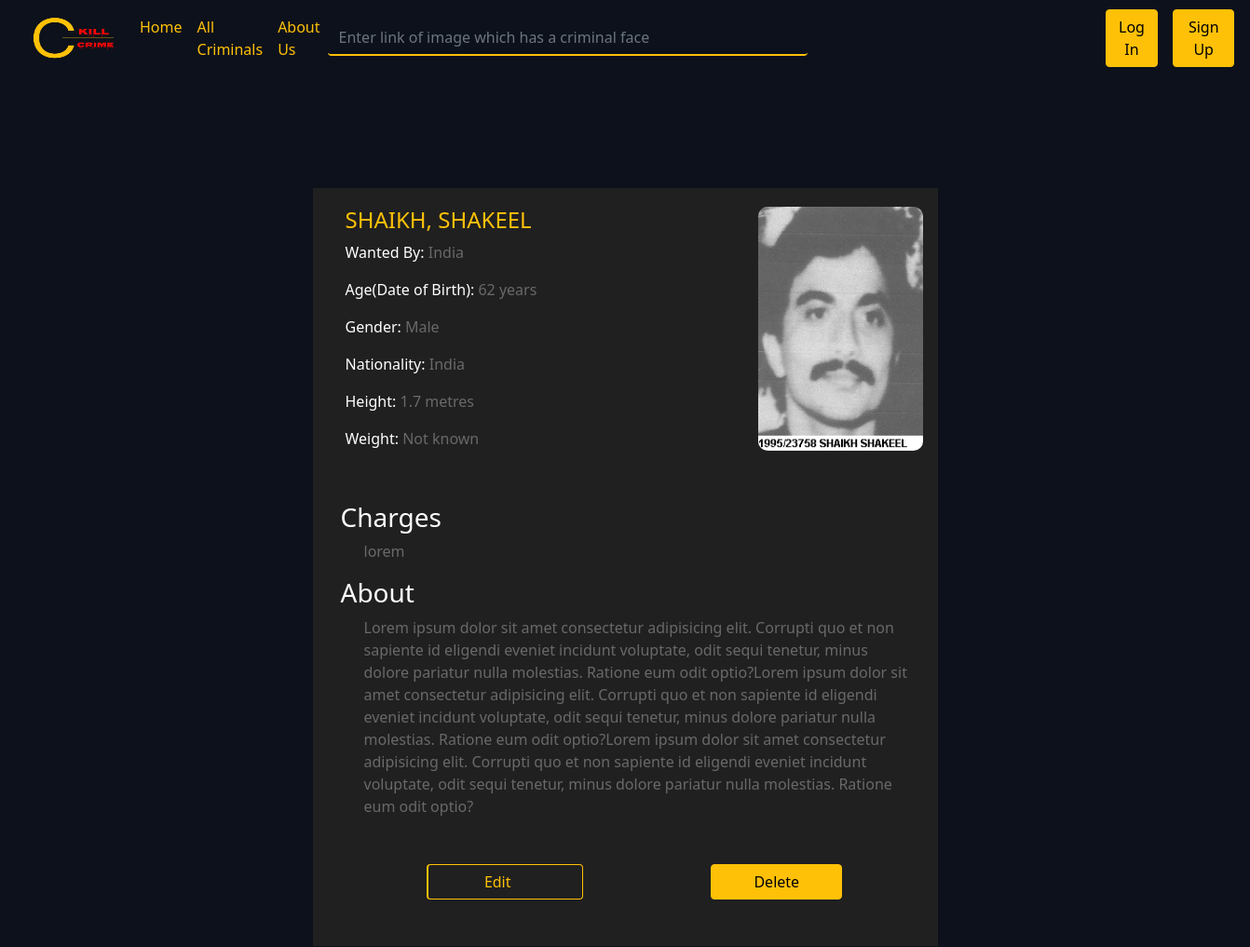
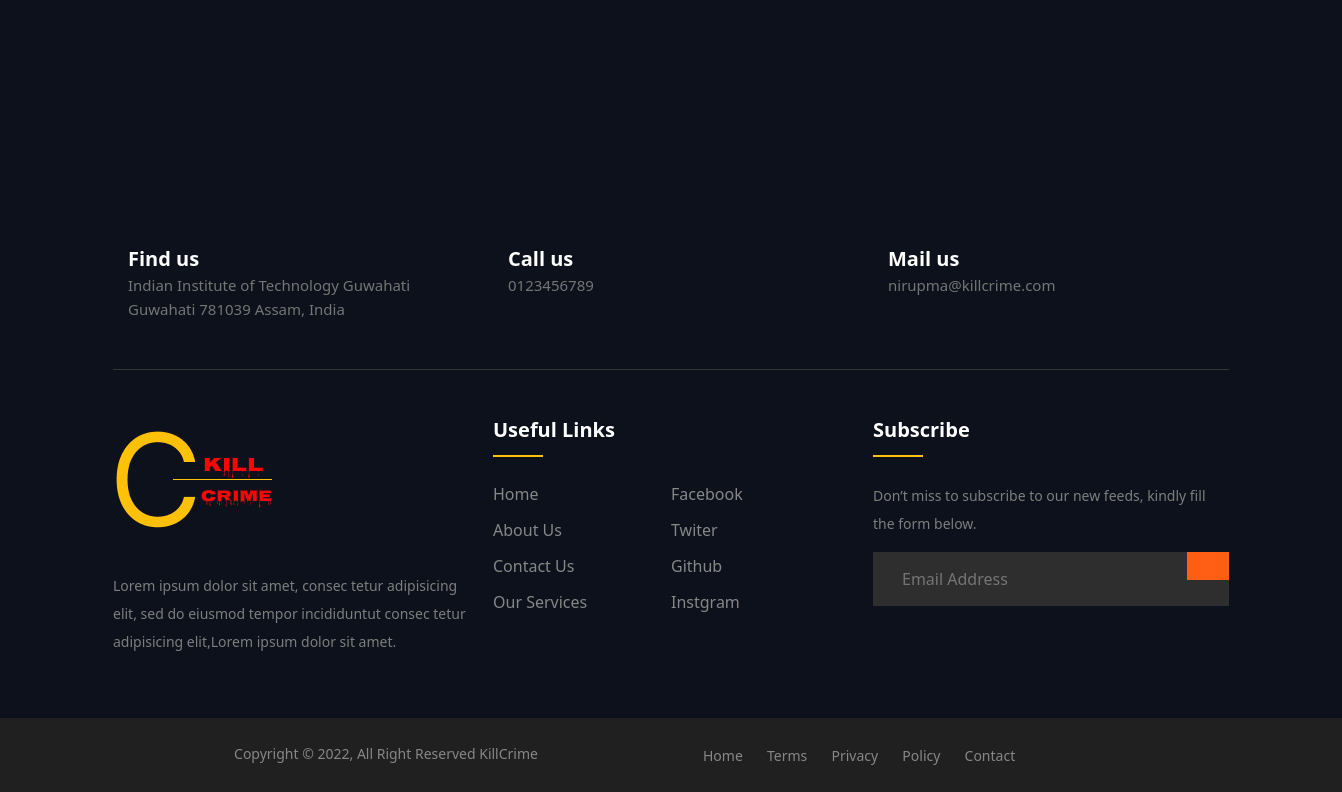
Page /viewCriminal/2 on the committed database (2 pictures, top to bottom).
### app1/models.py (models this page shows, shortened)
class Criminal(models.Model):
    crim_id = models.AutoField(primary_key=True)
    name = models.CharField(max_length=500)
    image = models.ImageField(upload_to = "app1/images",default="")
    age = models.CharField(max_length=50,default="Not known")
    nationality = models.CharField(max_length=100,default="Not known")
    gender = models.CharField(max_length=20,default="Male")
    weight = models.CharField(max_length=50,default="Not known")
    height = models.CharField(max_length=50,default="Not known")
    isWanted = models.BooleanField(default=False)
    wantedInCountry=models.CharField(max_length=100,default=" ")
    charges = models.CharField(max_length=1000,default="")
    about = models.CharField(max_length=10000,default="")

### app1/views.py (the view)
# urls.py: path('viewCriminal/<int:crim_id>', views.viewCriminal, name="viewCriminal"),
def viewCriminal(request,crim_id):
    try:
        criminal = Criminal.objects.filter(crim_id = crim_id)       # getting criminal data by 'id'
        return render(request,'viewCriminal.html',{'criminal':criminal[0]})
    except:
        return render(request,"error.html")

### app1/templates/viewCriminal.html (shortened to what this page needs)
{% extends "base.html" %}
{% block body %}
<div>
    <div class=" viewCriminalDiv">
        <div class="name">
            <div>
                <h4>{{criminal.name}}</h4>
                <p><span>Wanted By:</span> {{criminal.wantedInCountry}}</p>
                <p><span>Age(Date of Birth):</span> {{criminal.age}} years</p>
                <p><span>Gender:</span> {{criminal.gender}}</p>
                <p><span>Nationality:</span> {{criminal.nationality}}</p>
                <p><span>Height:</span> {{criminal.height}}</p>
                <p><span>Weight:</span> {{criminal.weight}}</p>
            </div>
            <div>
                <img src="/media/{{criminal.image}}" alt="">
            </div>
        </div>
        <div class="charges">
            <h3>Charges</h3>
            <p>{{criminal.charges}}</p>
            <h3>About</h3>
            <p>{{criminal.about}}</p>
            <div class="container">
                <div class="row">
                    <div class="col-6">
                        <div class="d-grid gap-2 col-6 mx-auto">
                            <a href="/edit/{{criminal.crim_id}}"><button style="padding-left: 3.75rem;padding-right: 4.75rem;border-left-width: 2px;" class="btn btn-outline-warning submit" type="link">Edit</button></a>
                        </div>
                    </div>
                    <div class="col-6">
                        <form action="/deleteCriminal/{{criminal.crim_id}}" method="post"> {% csrf_token %}
                            <div class="d-grid gap-2 col-6 mx-auto">
                                <button class="btn btn-warning submit" type="submit">Delete</button>
                            </div>
                    </div>
                </div>
            </div>
        </div>
    </div>
    {% endblock body %}

### app1/templates/base.html (style rules this page uses)
a { text-decoration:none; }
body { color: #fbfbfb; background-color: #0c111b; }
.nav-link,a { color:#ffc107 }

### app1/templates/viewCriminal.html (style rules this page uses)
.viewCriminalDiv { width: 50%; margin: auto; margin-top: 120px; margin-bottom: 200px; display: grid; grid-template-columns: repeat(1, 1fr); background-color: #202020; color: #696969; }
.name { padding: 20px 20px; display: grid; grid-template-columns: repeat(2, 1fr); }
.name div img { width: 70%; height: auto; border-radius: 10px; margin-left: 5rem; }
.name div:nth-of-type(2) { margin-left: 63px; }
.name h4, .name p { margin-left: 15px; }
.name p span { font-size: 16px; color: white; }
.name h4 { color: #ffc107; }
.charges { padding: 20px 30px; }
.charges h3 { color: white; }
.charges p { margin-left: 25px; }
.charges .container { margin: 50px 20px 30px 10px; }

### rows in the picture
Criminal: name "SHAIKH, SHAKEEL", wantedInCountry "India", age "62", gender "Male", nationality "India", height "1.7 metres", weight "Not known", image (picture), charges "lorem", about "Lorem ipsum dolor sit amet consectetur adipisicing elit. Corrupti quo et non sapiente id eligendi eveniet incidunt voluptate, odit sequi tenetur, minus dolore pariatur nulla molestias. Ratione eum odit optio?Lorem ipsum dolor sit amet consectetur adipisicing elit. Corrupti quo et non sapiente id eligendi eveniet incidunt voluptate, odit sequi tenetur, minus dolore pariatur nulla molestias. Ratione eum odit optio?Lorem ipsum dolor sit amet consectetur adipisicing elit. Corrupti quo et non sapiente id eligendi eveniet incidunt voluptate, odit sequi tenetur, minus dolore pariatur nulla molestias. Ratione eum odit optio?"
